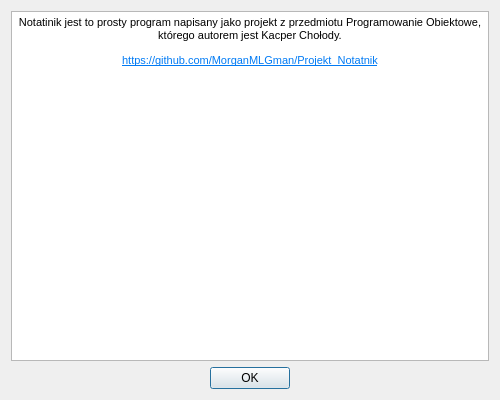
<?xml version="1.0" encoding="UTF-8"?>
<ui version="4.0">
 <class>info</class>
 <widget class="QDialog" name="info">
  <property name="geometry">
   <rect>
    <x>0</x>
    <y>0</y>
    <width>500</width>
    <height>400</height>
   </rect>
  </property>
  <property name="windowTitle">
   <string>Info</string>
  </property>
  <layout class="QVBoxLayout" name="verticalLayout">
   <item>
    <layout class="QGridLayout" name="gridLayout">
     <item row="1" column="0">
      <widget class="QTextEdit" name="textEdit">
       <property name="autoFillBackground">
        <bool>true</bool>
       </property>
       <property name="readOnly">
        <bool>true</bool>
       </property>
       <property name="html">
        <string>&lt;!DOCTYPE HTML PUBLIC &quot;-//W3C//DTD HTML 4.0//EN&quot; &quot;http://www.w3.org/TR/REC-html40/strict.dtd&quot;&gt;
&lt;html&gt;&lt;head&gt;&lt;meta name=&quot;qrichtext&quot; content=&quot;1&quot; /&gt;&lt;style type=&quot;text/css&quot;&gt;
p, li { white-space: pre-wrap; }
&lt;/style&gt;&lt;/head&gt;&lt;body style=&quot; font-family:'MS Shell Dlg 2'; font-size:8.25pt; font-weight:400; font-style:normal;&quot;&gt;
&lt;p align=&quot;center&quot; style=&quot; margin-top:12px; margin-bottom:12px; margin-left:0px; margin-right:0px; -qt-block-indent:0; text-indent:0px;&quot;&gt;&lt;img src=&quot;:/img/Icon-notepad.png&quot; /&gt;&lt;/p&gt;
&lt;p align=&quot;center&quot; style=&quot; margin-top:12px; margin-bottom:12px; margin-left:0px; margin-right:0px; -qt-block-indent:0; text-indent:0px;&quot;&gt;&lt;span style=&quot; font-family:'MS Shell Dlg 2';&quot;&gt;Notatinik jest to prosty program napisany jako projekt z przedmiotu Programowanie Obiektowe, którego autorem jest Kacper Chołody.&lt;/span&gt;&lt;/p&gt;
&lt;p align=&quot;center&quot; style=&quot; margin-top:12px; margin-bottom:12px; margin-left:0px; margin-right:0px; -qt-block-indent:0; text-indent:0px;&quot;&gt;&lt;a href=&quot;https://github.com/MorganMLGman/Projekt_Notatnik&quot;&gt;&lt;span style=&quot; font-family:'MS Shell Dlg 2'; text-decoration: underline; color:#007af4;&quot;&gt;https://github.com/MorganMLGman/Projekt_Notatnik&lt;/span&gt;&lt;/a&gt;&lt;/p&gt;&lt;/body&gt;&lt;/html&gt;</string>
       </property>
      </widget>
     </item>
    </layout>
   </item>
   <item>
    <widget class="QDialogButtonBox" name="buttonBox">
     <property name="orientation">
      <enum>Qt::Horizontal</enum>
     </property>
     <property name="standardButtons">
      <set>QDialogButtonBox::Ok</set>
     </property>
     <property name="centerButtons">
      <bool>true</bool>
     </property>
    </widget>
   </item>
  </layout>
 </widget>
 <resources/>
 <connections>
  <connection>
   <sender>buttonBox</sender>
   <signal>accepted()</signal>
   <receiver>info</receiver>
   <slot>accept()</slot>
   <hints>
    <hint type="sourcelabel">
     <x>248</x>
     <y>254</y>
    </hint>
    <hint type="destinationlabel">
     <x>157</x>
     <y>274</y>
    </hint>
   </hints>
  </connection>
  <connection>
   <sender>buttonBox</sender>
   <signal>rejected()</signal>
   <receiver>info</receiver>
   <slot>reject()</slot>
   <hints>
    <hint type="sourcelabel">
     <x>316</x>
     <y>260</y>
    </hint>
    <hint type="destinationlabel">
     <x>286</x>
     <y>274</y>
    </hint>
   </hints>
  </connection>
 </connections>
</ui>
